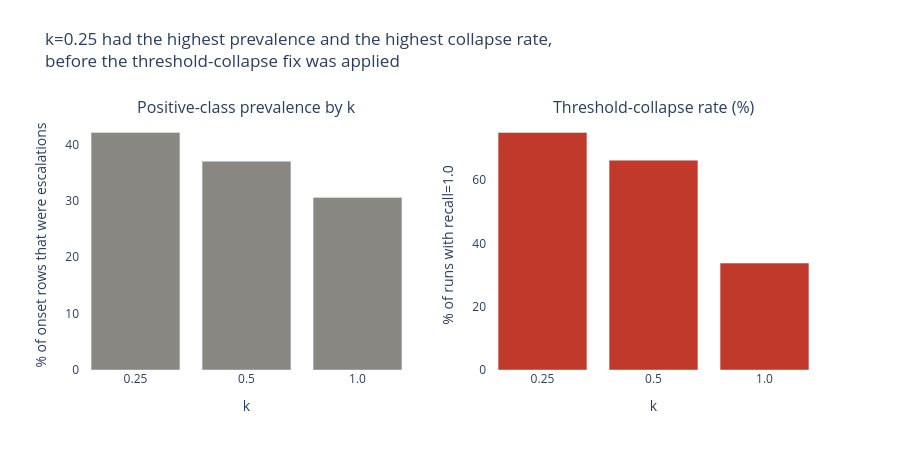

The notebook cell saved with this chart:
### Code cell
ks = k_summary_1_1.index.astype(str)

fig = make_subplots(
    rows=1,
    cols=2,
    subplot_titles=("Positive-class prevalence by k", "Threshold-collapse rate (%)"),
)

fig.add_trace(
    go.Bar(
        x=ks,
        y=k_summary_1_1["onset_prevalence_pct"],
        marker_color="#898781",
        name="Prevalence",
    ),
    row=1,
    col=1,
)
fig.add_trace(
    go.Bar(
        x=ks,
        y=k_summary_1_1["collapse_rate"] * 100,
        marker_color="#c0392b",
        name="Collapse rate",
    ),
    row=1,
    col=2,
)

fig.update_xaxes(title_text="k", row=1, col=1)
fig.update_xaxes(title_text="k", row=1, col=2)
fig.update_yaxes(title_text="% of onset rows that were escalations", row=1, col=1)
fig.update_yaxes(title_text="% of runs with recall=1.0", row=1, col=2)

fig.update_layout(
    showlegend=False,
    width=900,
    height=450,
    plot_bgcolor="white",
    paper_bgcolor="white",
    margin=dict(t=120),
    title={
        "text": "k=0.25 had the highest prevalence and the highest collapse rate,<br>before the threshold-collapse fix was applied",
        "y": 0.9,
        "yanchor": "top",
    },
)
fig.show()

### Figure 1 — Plotly figure (JSON) as saved in the notebook; plotly's stock layout.template omitted (floating-point values rounded to 4 significant figures)
{"data": [{"marker": {"color": "#898781"}, "name": "Prevalence", "type": "bar", "x": ["0.25", "0.5", "1.0"], "xaxis": "x", "y": [42.1, 37.0, 30.6], "yaxis": "y"}, {"marker": {"color": "#c0392b"}, "name": "Collapse rate", "type": "bar", "x": ["0.25", "0.5", "1.0"], "xaxis": "x2", "y": [75.0, 66.25, 33.75], "yaxis": "y2"}], "layout": {"annotations": [{"font": {"size": 16}, "showarrow": false, "text": "Positive-class prevalence by k", "x": 0.225, "xanchor": "center", "xref": "paper", "y": 1, "yanchor": "bottom", "yref": "paper"}, {"font": {"size": 16}, "showarrow": false, "text": "Threshold-collapse rate (%)", "x": 0.775, "xanchor": "center", "xref": "paper", "y": 1, "yanchor": "bottom", "yref": "paper"}], "height": 450, "margin": {"t": 120}, "paper_bgcolor": "white", "plot_bgcolor": "white", "showlegend": false, "title": {"text": "k=0.25 had the highest prevalence and the highest collapse rate,<br>before the threshold-collapse fix was applied", "y": 0.9, "yanchor": "top"}, "width": 900, "xaxis": {"anchor": "y", "domain": [0, 0.45], "title": {"text": "k"}}, "xaxis2": {"anchor": "y2", "domain": [0.55, 1], "title": {"text": "k"}}, "yaxis": {"anchor": "x", "domain": [0, 1], "title": {"text": "% of onset rows that were escalations"}}, "yaxis2": {"anchor": "x2", "domain": [0, 1], "title": {"text": "% of runs with recall=1.0"}}}}
